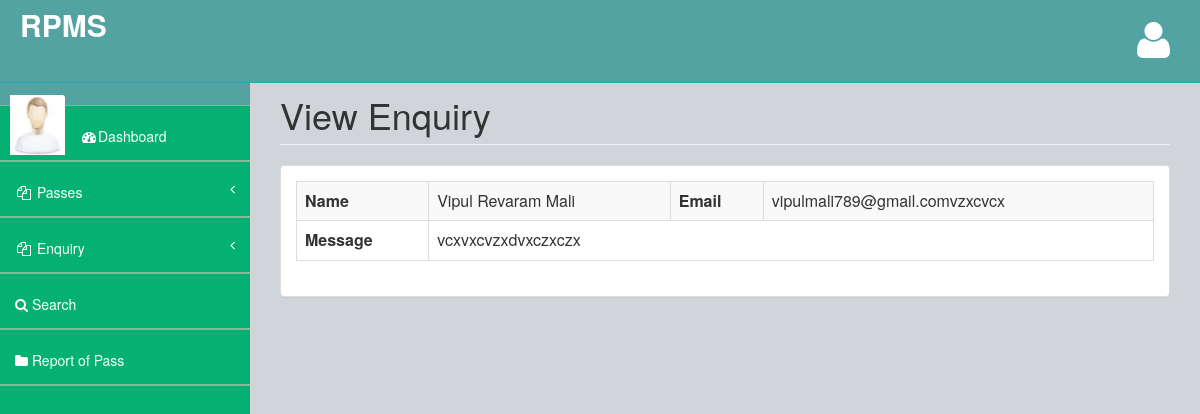
/rpmp/admin/view-enquiry.php?viewid=1 (signed in), run on the app's committed database.
### tables this page shows
CREATE TABLE `tblcontact` (
  `id` int(255) NOT NULL,
  `name` varchar(255) NOT NULL,
  `email` varchar(255) NOT NULL,
  `message` text NOT NULL,
  `IsRead` int(255) NOT NULL,
  `EnquiryDate` timestamp NOT NULL DEFAULT current_timestamp()
);

### rpmp/admin/view-enquiry.php (the view, shortened to what this page needs)
<?php
if (strlen($_SESSION['bpmsaid']==0)) {
  header('location:logout.php');
  } else{
 $vid=$_GET['viewid'];
  ?>
<!DOCTYPE html>
<html>
<head>
    <link href="assets/plugins/bootstrap/bootstrap.css" rel="stylesheet" />
    <link href="assets/font-awesome/css/font-awesome.css" rel="stylesheet" />
    <link href="assets/plugins/pace/pace-theme-big-counter.css" rel="stylesheet" />
  <link href="assets/css/style.css" rel="stylesheet" />
      <link href="assets/css/main-style.css" rel="stylesheet" />
    <link href="assets/plugins/dataTables/dataTables.bootstrap.css" rel="stylesheet" />
</head>
<body>
    <div id="wrapper">
       <?php include_once('includes/header.php');?>
        <?php include_once('includes/sidebar.php');?>
        <div id="page-wrapper">
            <div class="row">
                <div class="col-lg-12">
                    <h1 class="page-header">View Enquiry</h1>
                </div>
            </div>
            <div class="row">
                <div class="col-lg-12">
                    <div class="panel panel-default">
                        <div class="panel-body">
                            <div class="table-responsive">
                                <?php
$sql="SELECT * from  tblcontact where ID=$vid";
$query =mysqli_query($con,$sql);
$cnt=1;
if(mysqli_num_rows($query) > 0)
{
foreach($query as $row)
{               ?>
                            <table border="1" class="table table-bordered table-striped table-vcenter js-dataTable-full-pagination">
    <tr>
    <th scope>Name</th>
    <td><?php  echo ($row['name']);?></td>
    <th scope>Email</th>
    <td><?php  echo ($row['email']);?></td>
  </tr>
  <tr>
    <th>Message</th>
    <td colspan="4"><?php  echo ($row['message']);?></td>
  </tr>
</table><?php $cnt=$cnt+1;}} ?>
                            </div>
                        </div>
                    </div>
                </div>
            </div>
        </div>
    </div>
</body>
</html>
<?php }  ?>

### rpmp/admin/assets/css/style.css (style rules this page uses)
body { background-color: #f8f8f8; }
#wrapper { width: 100%; margin-top: 55px!important; background-color:#04B173; }
#page-wrapper { padding: 0 15px; min-height: 568px; background-color:rgb(209, 212, 216); }

### rpmp/admin/assets/css/main-style.css (style rules this page uses)
@media (min-width:768px) { #page-wrapper { position: inherit; margin: 0 0 0 250px; padding: 0 30px; min-height: 1000px; } }

### data on the page
tblcontact: name "Vipul Revaram Mali", email "vipulmali789@gmail.comvzxcvcx", message "vcxvxcvzxdvxczxczx"
